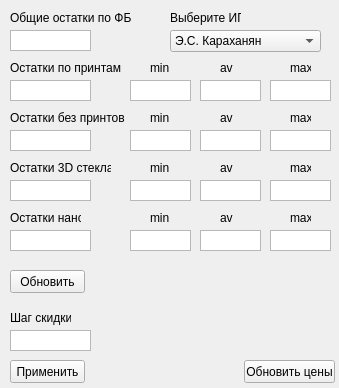
<?xml version="1.0" encoding="UTF-8"?>
<ui version="4.0">
 <class>Form</class>
 <widget class="QWidget" name="Form">
  <property name="geometry">
   <rect>
    <x>0</x>
    <y>0</y>
    <width>339</width>
    <height>388</height>
   </rect>
  </property>
  <property name="windowTitle">
   <string>Form</string>
  </property>
  <widget class="QTextBrowser" name="StocksQuatityAllText">
   <property name="geometry">
    <rect>
     <x>10</x>
     <y>30</y>
     <width>81</width>
     <height>21</height>
    </rect>
   </property>
   <property name="focusPolicy">
    <enum>Qt::StrongFocus</enum>
   </property>
   <property name="contextMenuPolicy">
    <enum>Qt::DefaultContextMenu</enum>
   </property>
   <property name="verticalScrollBarPolicy">
    <enum>Qt::ScrollBarAlwaysOff</enum>
   </property>
   <property name="horizontalScrollBarPolicy">
    <enum>Qt::ScrollBarAlwaysOff</enum>
   </property>
   <property name="undoRedoEnabled">
    <bool>true</bool>
   </property>
  </widget>
  <widget class="QLabel" name="label">
   <property name="geometry">
    <rect>
     <x>10</x>
     <y>10</y>
     <width>121</width>
     <height>16</height>
    </rect>
   </property>
   <property name="text">
    <string>Общие остатки по ФБО</string>
   </property>
  </widget>
  <widget class="QLabel" name="label_2">
   <property name="geometry">
    <rect>
     <x>10</x>
     <y>60</y>
     <width>111</width>
     <height>16</height>
    </rect>
   </property>
   <property name="text">
    <string>Остатки по принтам</string>
   </property>
  </widget>
  <widget class="QTextBrowser" name="StocksQuatityPrintText">
   <property name="geometry">
    <rect>
     <x>10</x>
     <y>80</y>
     <width>81</width>
     <height>21</height>
    </rect>
   </property>
   <property name="focusPolicy">
    <enum>Qt::StrongFocus</enum>
   </property>
   <property name="contextMenuPolicy">
    <enum>Qt::DefaultContextMenu</enum>
   </property>
   <property name="verticalScrollBarPolicy">
    <enum>Qt::ScrollBarAlwaysOff</enum>
   </property>
   <property name="horizontalScrollBarPolicy">
    <enum>Qt::ScrollBarAlwaysOff</enum>
   </property>
   <property name="undoRedoEnabled">
    <bool>true</bool>
   </property>
  </widget>
  <widget class="QTextBrowser" name="StocksQuatityNoPrintText">
   <property name="geometry">
    <rect>
     <x>10</x>
     <y>130</y>
     <width>81</width>
     <height>21</height>
    </rect>
   </property>
   <property name="focusPolicy">
    <enum>Qt::StrongFocus</enum>
   </property>
   <property name="contextMenuPolicy">
    <enum>Qt::DefaultContextMenu</enum>
   </property>
   <property name="verticalScrollBarPolicy">
    <enum>Qt::ScrollBarAlwaysOff</enum>
   </property>
   <property name="horizontalScrollBarPolicy">
    <enum>Qt::ScrollBarAlwaysOff</enum>
   </property>
   <property name="undoRedoEnabled">
    <bool>true</bool>
   </property>
  </widget>
  <widget class="QLabel" name="label_3">
   <property name="geometry">
    <rect>
     <x>10</x>
     <y>110</y>
     <width>121</width>
     <height>16</height>
    </rect>
   </property>
   <property name="text">
    <string>Остатки без принтов</string>
   </property>
  </widget>
  <widget class="QTextBrowser" name="StocksQuatity3DGlassText">
   <property name="geometry">
    <rect>
     <x>10</x>
     <y>180</y>
     <width>81</width>
     <height>21</height>
    </rect>
   </property>
   <property name="focusPolicy">
    <enum>Qt::StrongFocus</enum>
   </property>
   <property name="contextMenuPolicy">
    <enum>Qt::DefaultContextMenu</enum>
   </property>
   <property name="verticalScrollBarPolicy">
    <enum>Qt::ScrollBarAlwaysOff</enum>
   </property>
   <property name="horizontalScrollBarPolicy">
    <enum>Qt::ScrollBarAlwaysOff</enum>
   </property>
   <property name="undoRedoEnabled">
    <bool>true</bool>
   </property>
  </widget>
  <widget class="QLabel" name="label_4">
   <property name="geometry">
    <rect>
     <x>10</x>
     <y>160</y>
     <width>101</width>
     <height>16</height>
    </rect>
   </property>
   <property name="text">
    <string>Остатки 3D стекла</string>
   </property>
  </widget>
  <widget class="QTextBrowser" name="StocksQuatityNanoGlassText">
   <property name="geometry">
    <rect>
     <x>10</x>
     <y>230</y>
     <width>81</width>
     <height>21</height>
    </rect>
   </property>
   <property name="focusPolicy">
    <enum>Qt::StrongFocus</enum>
   </property>
   <property name="contextMenuPolicy">
    <enum>Qt::DefaultContextMenu</enum>
   </property>
   <property name="verticalScrollBarPolicy">
    <enum>Qt::ScrollBarAlwaysOff</enum>
   </property>
   <property name="horizontalScrollBarPolicy">
    <enum>Qt::ScrollBarAlwaysOff</enum>
   </property>
   <property name="undoRedoEnabled">
    <bool>true</bool>
   </property>
  </widget>
  <widget class="QLabel" name="label_5">
   <property name="geometry">
    <rect>
     <x>10</x>
     <y>210</y>
     <width>71</width>
     <height>16</height>
    </rect>
   </property>
   <property name="text">
    <string>Остатки нано</string>
   </property>
  </widget>
  <widget class="QTextBrowser" name="MinPricePrint">
   <property name="geometry">
    <rect>
     <x>130</x>
     <y>80</y>
     <width>61</width>
     <height>21</height>
    </rect>
   </property>
   <property name="focusPolicy">
    <enum>Qt::StrongFocus</enum>
   </property>
   <property name="contextMenuPolicy">
    <enum>Qt::DefaultContextMenu</enum>
   </property>
   <property name="verticalScrollBarPolicy">
    <enum>Qt::ScrollBarAlwaysOff</enum>
   </property>
   <property name="horizontalScrollBarPolicy">
    <enum>Qt::ScrollBarAlwaysOff</enum>
   </property>
   <property name="undoRedoEnabled">
    <bool>true</bool>
   </property>
  </widget>
  <widget class="QLabel" name="label_6">
   <property name="geometry">
    <rect>
     <x>150</x>
     <y>60</y>
     <width>21</width>
     <height>16</height>
    </rect>
   </property>
   <property name="text">
    <string>min</string>
   </property>
  </widget>
  <widget class="QLabel" name="label_7">
   <property name="geometry">
    <rect>
     <x>220</x>
     <y>60</y>
     <width>21</width>
     <height>16</height>
    </rect>
   </property>
   <property name="text">
    <string>av</string>
   </property>
  </widget>
  <widget class="QTextBrowser" name="AveragePricePrint">
   <property name="geometry">
    <rect>
     <x>200</x>
     <y>80</y>
     <width>61</width>
     <height>21</height>
    </rect>
   </property>
   <property name="focusPolicy">
    <enum>Qt::StrongFocus</enum>
   </property>
   <property name="contextMenuPolicy">
    <enum>Qt::DefaultContextMenu</enum>
   </property>
   <property name="verticalScrollBarPolicy">
    <enum>Qt::ScrollBarAlwaysOff</enum>
   </property>
   <property name="horizontalScrollBarPolicy">
    <enum>Qt::ScrollBarAlwaysOff</enum>
   </property>
   <property name="undoRedoEnabled">
    <bool>true</bool>
   </property>
  </widget>
  <widget class="QLabel" name="label_8">
   <property name="geometry">
    <rect>
     <x>290</x>
     <y>60</y>
     <width>21</width>
     <height>16</height>
    </rect>
   </property>
   <property name="text">
    <string>max</string>
   </property>
  </widget>
  <widget class="QTextBrowser" name="MaxPricePrint">
   <property name="geometry">
    <rect>
     <x>270</x>
     <y>80</y>
     <width>61</width>
     <height>21</height>
    </rect>
   </property>
   <property name="focusPolicy">
    <enum>Qt::StrongFocus</enum>
   </property>
   <property name="contextMenuPolicy">
    <enum>Qt::DefaultContextMenu</enum>
   </property>
   <property name="verticalScrollBarPolicy">
    <enum>Qt::ScrollBarAlwaysOff</enum>
   </property>
   <property name="horizontalScrollBarPolicy">
    <enum>Qt::ScrollBarAlwaysOff</enum>
   </property>
   <property name="undoRedoEnabled">
    <bool>true</bool>
   </property>
  </widget>
  <widget class="QTextBrowser" name="AveragePriceNoPrint">
   <property name="geometry">
    <rect>
     <x>200</x>
     <y>130</y>
     <width>61</width>
     <height>21</height>
    </rect>
   </property>
   <property name="focusPolicy">
    <enum>Qt::StrongFocus</enum>
   </property>
   <property name="contextMenuPolicy">
    <enum>Qt::DefaultContextMenu</enum>
   </property>
   <property name="verticalScrollBarPolicy">
    <enum>Qt::ScrollBarAlwaysOff</enum>
   </property>
   <property name="horizontalScrollBarPolicy">
    <enum>Qt::ScrollBarAlwaysOff</enum>
   </property>
   <property name="undoRedoEnabled">
    <bool>true</bool>
   </property>
  </widget>
  <widget class="QLabel" name="label_9">
   <property name="geometry">
    <rect>
     <x>220</x>
     <y>110</y>
     <width>21</width>
     <height>16</height>
    </rect>
   </property>
   <property name="text">
    <string>av</string>
   </property>
  </widget>
  <widget class="QLabel" name="label_10">
   <property name="geometry">
    <rect>
     <x>150</x>
     <y>110</y>
     <width>21</width>
     <height>16</height>
    </rect>
   </property>
   <property name="text">
    <string>min</string>
   </property>
  </widget>
  <widget class="QLabel" name="label_11">
   <property name="geometry">
    <rect>
     <x>290</x>
     <y>110</y>
     <width>21</width>
     <height>16</height>
    </rect>
   </property>
   <property name="text">
    <string>max</string>
   </property>
  </widget>
  <widget class="QTextBrowser" name="MinPriceNoPrint">
   <property name="geometry">
    <rect>
     <x>130</x>
     <y>130</y>
     <width>61</width>
     <height>21</height>
    </rect>
   </property>
   <property name="focusPolicy">
    <enum>Qt::StrongFocus</enum>
   </property>
   <property name="contextMenuPolicy">
    <enum>Qt::DefaultContextMenu</enum>
   </property>
   <property name="verticalScrollBarPolicy">
    <enum>Qt::ScrollBarAlwaysOff</enum>
   </property>
   <property name="horizontalScrollBarPolicy">
    <enum>Qt::ScrollBarAlwaysOff</enum>
   </property>
   <property name="undoRedoEnabled">
    <bool>true</bool>
   </property>
  </widget>
  <widget class="QTextBrowser" name="MaxPriceNoPrint">
   <property name="geometry">
    <rect>
     <x>270</x>
     <y>130</y>
     <width>61</width>
     <height>21</height>
    </rect>
   </property>
   <property name="focusPolicy">
    <enum>Qt::StrongFocus</enum>
   </property>
   <property name="contextMenuPolicy">
    <enum>Qt::DefaultContextMenu</enum>
   </property>
   <property name="verticalScrollBarPolicy">
    <enum>Qt::ScrollBarAlwaysOff</enum>
   </property>
   <property name="horizontalScrollBarPolicy">
    <enum>Qt::ScrollBarAlwaysOff</enum>
   </property>
   <property name="undoRedoEnabled">
    <bool>true</bool>
   </property>
  </widget>
  <widget class="QTextBrowser" name="AveragePrice3DGlass">
   <property name="geometry">
    <rect>
     <x>200</x>
     <y>180</y>
     <width>61</width>
     <height>21</height>
    </rect>
   </property>
   <property name="focusPolicy">
    <enum>Qt::StrongFocus</enum>
   </property>
   <property name="contextMenuPolicy">
    <enum>Qt::DefaultContextMenu</enum>
   </property>
   <property name="verticalScrollBarPolicy">
    <enum>Qt::ScrollBarAlwaysOff</enum>
   </property>
   <property name="horizontalScrollBarPolicy">
    <enum>Qt::ScrollBarAlwaysOff</enum>
   </property>
   <property name="undoRedoEnabled">
    <bool>true</bool>
   </property>
  </widget>
  <widget class="QLabel" name="label_12">
   <property name="geometry">
    <rect>
     <x>290</x>
     <y>160</y>
     <width>21</width>
     <height>16</height>
    </rect>
   </property>
   <property name="text">
    <string>max</string>
   </property>
  </widget>
  <widget class="QTextBrowser" name="MinPrice3DGlass">
   <property name="geometry">
    <rect>
     <x>130</x>
     <y>180</y>
     <width>61</width>
     <height>21</height>
    </rect>
   </property>
   <property name="focusPolicy">
    <enum>Qt::StrongFocus</enum>
   </property>
   <property name="contextMenuPolicy">
    <enum>Qt::DefaultContextMenu</enum>
   </property>
   <property name="verticalScrollBarPolicy">
    <enum>Qt::ScrollBarAlwaysOff</enum>
   </property>
   <property name="horizontalScrollBarPolicy">
    <enum>Qt::ScrollBarAlwaysOff</enum>
   </property>
   <property name="undoRedoEnabled">
    <bool>true</bool>
   </property>
  </widget>
  <widget class="QLabel" name="label_13">
   <property name="geometry">
    <rect>
     <x>220</x>
     <y>160</y>
     <width>21</width>
     <height>16</height>
    </rect>
   </property>
   <property name="text">
    <string>av</string>
   </property>
  </widget>
  <widget class="QLabel" name="label_14">
   <property name="geometry">
    <rect>
     <x>150</x>
     <y>160</y>
     <width>21</width>
     <height>16</height>
    </rect>
   </property>
   <property name="text">
    <string>min</string>
   </property>
  </widget>
  <widget class="QTextBrowser" name="MaxPrice3DGlass">
   <property name="geometry">
    <rect>
     <x>270</x>
     <y>180</y>
     <width>61</width>
     <height>21</height>
    </rect>
   </property>
   <property name="focusPolicy">
    <enum>Qt::StrongFocus</enum>
   </property>
   <property name="contextMenuPolicy">
    <enum>Qt::DefaultContextMenu</enum>
   </property>
   <property name="verticalScrollBarPolicy">
    <enum>Qt::ScrollBarAlwaysOff</enum>
   </property>
   <property name="horizontalScrollBarPolicy">
    <enum>Qt::ScrollBarAlwaysOff</enum>
   </property>
   <property name="undoRedoEnabled">
    <bool>true</bool>
   </property>
  </widget>
  <widget class="QTextBrowser" name="AveragePriceNano">
   <property name="geometry">
    <rect>
     <x>200</x>
     <y>230</y>
     <width>61</width>
     <height>21</height>
    </rect>
   </property>
   <property name="focusPolicy">
    <enum>Qt::StrongFocus</enum>
   </property>
   <property name="contextMenuPolicy">
    <enum>Qt::DefaultContextMenu</enum>
   </property>
   <property name="verticalScrollBarPolicy">
    <enum>Qt::ScrollBarAlwaysOff</enum>
   </property>
   <property name="horizontalScrollBarPolicy">
    <enum>Qt::ScrollBarAlwaysOff</enum>
   </property>
   <property name="undoRedoEnabled">
    <bool>true</bool>
   </property>
  </widget>
  <widget class="QLabel" name="label_15">
   <property name="geometry">
    <rect>
     <x>290</x>
     <y>210</y>
     <width>21</width>
     <height>16</height>
    </rect>
   </property>
   <property name="text">
    <string>max</string>
   </property>
  </widget>
  <widget class="QTextBrowser" name="MinPriceNano">
   <property name="geometry">
    <rect>
     <x>130</x>
     <y>230</y>
     <width>61</width>
     <height>21</height>
    </rect>
   </property>
   <property name="focusPolicy">
    <enum>Qt::StrongFocus</enum>
   </property>
   <property name="contextMenuPolicy">
    <enum>Qt::DefaultContextMenu</enum>
   </property>
   <property name="verticalScrollBarPolicy">
    <enum>Qt::ScrollBarAlwaysOff</enum>
   </property>
   <property name="horizontalScrollBarPolicy">
    <enum>Qt::ScrollBarAlwaysOff</enum>
   </property>
   <property name="undoRedoEnabled">
    <bool>true</bool>
   </property>
  </widget>
  <widget class="QLabel" name="label_16">
   <property name="geometry">
    <rect>
     <x>220</x>
     <y>210</y>
     <width>21</width>
     <height>16</height>
    </rect>
   </property>
   <property name="text">
    <string>av</string>
   </property>
  </widget>
  <widget class="QLabel" name="label_17">
   <property name="geometry">
    <rect>
     <x>150</x>
     <y>210</y>
     <width>21</width>
     <height>16</height>
    </rect>
   </property>
   <property name="text">
    <string>min</string>
   </property>
  </widget>
  <widget class="QTextBrowser" name="MaxPriceNano">
   <property name="geometry">
    <rect>
     <x>270</x>
     <y>230</y>
     <width>61</width>
     <height>21</height>
    </rect>
   </property>
   <property name="focusPolicy">
    <enum>Qt::StrongFocus</enum>
   </property>
   <property name="contextMenuPolicy">
    <enum>Qt::DefaultContextMenu</enum>
   </property>
   <property name="verticalScrollBarPolicy">
    <enum>Qt::ScrollBarAlwaysOff</enum>
   </property>
   <property name="horizontalScrollBarPolicy">
    <enum>Qt::ScrollBarAlwaysOff</enum>
   </property>
   <property name="undoRedoEnabled">
    <bool>true</bool>
   </property>
  </widget>
  <widget class="QLabel" name="label_18">
   <property name="geometry">
    <rect>
     <x>10</x>
     <y>310</y>
     <width>61</width>
     <height>16</height>
    </rect>
   </property>
   <property name="text">
    <string>Шаг скидки</string>
   </property>
  </widget>
  <widget class="QPushButton" name="Updatebtn">
   <property name="geometry">
    <rect>
     <x>10</x>
     <y>270</y>
     <width>75</width>
     <height>23</height>
    </rect>
   </property>
   <property name="text">
    <string>Обновить</string>
   </property>
  </widget>
  <widget class="QTextBrowser" name="PriceDiscountStep">
   <property name="geometry">
    <rect>
     <x>10</x>
     <y>330</y>
     <width>81</width>
     <height>21</height>
    </rect>
   </property>
   <property name="focusPolicy">
    <enum>Qt::StrongFocus</enum>
   </property>
   <property name="contextMenuPolicy">
    <enum>Qt::DefaultContextMenu</enum>
   </property>
   <property name="verticalScrollBarPolicy">
    <enum>Qt::ScrollBarAlwaysOff</enum>
   </property>
   <property name="horizontalScrollBarPolicy">
    <enum>Qt::ScrollBarAlwaysOff</enum>
   </property>
   <property name="undoRedoEnabled">
    <bool>true</bool>
   </property>
   <property name="readOnly">
    <bool>false</bool>
   </property>
  </widget>
  <widget class="QPushButton" name="pushButton_2">
   <property name="geometry">
    <rect>
     <x>10</x>
     <y>360</y>
     <width>75</width>
     <height>23</height>
    </rect>
   </property>
   <property name="text">
    <string>Применить</string>
   </property>
  </widget>
  <widget class="QPushButton" name="Startbtn">
   <property name="geometry">
    <rect>
     <x>244</x>
     <y>360</y>
     <width>91</width>
     <height>23</height>
    </rect>
   </property>
   <property name="text">
    <string>Обновить цены</string>
   </property>
  </widget>
  <widget class="QComboBox" name="comboBox">
   <property name="geometry">
    <rect>
     <x>170</x>
     <y>30</y>
     <width>151</width>
     <height>22</height>
    </rect>
   </property>
   <item>
    <property name="text">
     <string>Э.С. Караханян</string>
    </property>
   </item>
   <item>
    <property name="text">
     <string>М.С. Абраамян</string>
    </property>
   </item>
   <item>
    <property name="text">
     <string>С.М. Абраамян</string>
    </property>
   </item>
  </widget>
  <widget class="QLabel" name="label_19">
   <property name="geometry">
    <rect>
     <x>170</x>
     <y>10</y>
     <width>71</width>
     <height>16</height>
    </rect>
   </property>
   <property name="text">
    <string>Выберите ИП</string>
   </property>
  </widget>
 </widget>
 <resources/>
 <connections/>
</ui>
